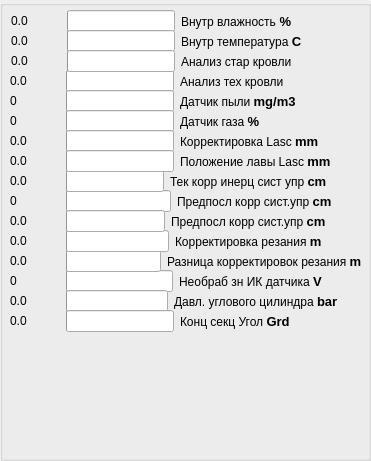
   <widget class="QGroupBox" name="groupBox_2">
    <property name="geometry">
     <rect>
      <x>380</x>
      <y>0</y>
      <width>371</width>
      <height>461</height>
     </rect>
    </property>
    <property name="title">
     <string/>
    </property>
    <widget class="QWidget" name="layoutWidget_10">
     <property name="geometry">
      <rect>
       <x>10</x>
       <y>70</y>
       <width>311</width>
       <height>23</height>
      </rect>
     </property>
     <layout class="QHBoxLayout" name="horizontalLayout_16">
      <item>
       <widget class="QLabel" name="label_31">
        <property name="sizePolicy">
         <sizepolicy hsizetype="Fixed" vsizetype="Fixed">
          <horstretch>0</horstretch>
          <verstretch>0</verstretch>
         </sizepolicy>
        </property>
        <property name="minimumSize">
         <size>
          <width>50</width>
          <height>0</height>
         </size>
        </property>
        <property name="text">
         <string>0.0 </string>
        </property>
       </widget>
      </item>
      <item>
       <widget class="QProgressBar" name="progressBar_16">
        <property name="maximumSize">
         <size>
          <width>108</width>
          <height>16777215</height>
         </size>
        </property>
        <property name="statusTip">
         <string/>
        </property>
        <property name="whatsThis">
         <string notr="true"/>
        </property>
        <property name="value">
         <number>0</number>
        </property>
        <property name="textVisible">
         <bool>false</bool>
        </property>
       </widget>
      </item>
      <item>
       <widget class="QLabel" name="label_32">
        <property name="text">
         <string>Анализ тех кровли</string>
        </property>
       </widget>
      </item>
     </layout>
    </widget>
    <widget class="QWidget" name="layoutWidget_11">
     <property name="geometry">
      <rect>
       <x>10</x>
       <y>90</y>
       <width>288</width>
       <height>23</height>
      </rect>
     </property>
     <layout class="QHBoxLayout" name="horizontalLayout_17">
      <item>
       <widget class="QLabel" name="label_33">
        <property name="sizePolicy">
         <sizepolicy hsizetype="Fixed" vsizetype="Fixed">
          <horstretch>0</horstretch>
          <verstretch>0</verstretch>
         </sizepolicy>
        </property>
        <property name="minimumSize">
         <size>
          <width>50</width>
          <height>0</height>
         </size>
        </property>
        <property name="text">
         <string>0</string>
        </property>
       </widget>
      </item>
      <item>
       <widget class="QProgressBar" name="progressBar_17">
        <property name="maximumSize">
         <size>
          <width>108</width>
          <height>16777215</height>
         </size>
        </property>
        <property name="statusTip">
         <string/>
        </property>
        <property name="whatsThis">
         <string notr="true"/>
        </property>
        <property name="value">
         <number>0</number>
        </property>
        <property name="textVisible">
         <bool>false</bool>
        </property>
       </widget>
      </item>
      <item>
       <widget class="QLabel" name="label_34">
        <property name="text">
         <string>&lt;html&gt;&lt;head/&gt;&lt;body&gt;&lt;p&gt;Датчик пыли &lt;span style=&quot; font-size:10pt; font-weight:600;&quot;&gt;mg/m3&lt;/span&gt;&lt;/p&gt;&lt;/body&gt;&lt;/html&gt;</string>
        </property>
       </widget>
      </item>
     </layout>
    </widget>
    <widget class="QWidget" name="layoutWidget_12">
     <property name="geometry">
      <rect>
       <x>10</x>
       <y>110</y>
       <width>255</width>
       <height>23</height>
      </rect>
     </property>
     <layout class="QHBoxLayout" name="horizontalLayout_18">
      <item>
       <widget class="QLabel" name="label_35">
        <property name="sizePolicy">
         <sizepolicy hsizetype="Fixed" vsizetype="Fixed">
          <horstretch>0</horstretch>
          <verstretch>0</verstretch>
         </sizepolicy>
        </property>
        <property name="minimumSize">
         <size>
          <width>50</width>
          <height>0</height>
         </size>
        </property>
        <property name="text">
         <string>0</string>
        </property>
       </widget>
      </item>
      <item>
       <widget class="QProgressBar" name="progressBar_18">
        <property name="maximumSize">
         <size>
          <width>108</width>
          <height>16777215</height>
         </size>
        </property>
        <property name="statusTip">
         <string/>
        </property>
        <property name="whatsThis">
         <string notr="true"/>
        </property>
        <property name="value">
         <number>0</number>
        </property>
        <property name="textVisible">
         <bool>false</bool>
        </property>
       </widget>
      </item>
      <item>
       <widget class="QLabel" name="label_36">
        <property name="text">
         <string>&lt;html&gt;&lt;head/&gt;&lt;body&gt;&lt;p&gt;Датчик газа &lt;span style=&quot; font-size:10pt; font-weight:600;&quot;&gt;%&lt;/span&gt;&lt;/p&gt;&lt;/body&gt;&lt;/html&gt;</string>
        </property>
       </widget>
      </item>
     </layout>
    </widget>
    <widget class="QWidget" name="layoutWidget_13">
     <property name="geometry">
      <rect>
       <x>10</x>
       <y>130</y>
       <width>331</width>
       <height>23</height>
      </rect>
     </property>
     <layout class="QHBoxLayout" name="horizontalLayout_19">
      <item>
       <widget class="QLabel" name="label_37">
        <property name="sizePolicy">
         <sizepolicy hsizetype="Fixed" vsizetype="Fixed">
          <horstretch>0</horstretch>
          <verstretch>0</verstretch>
         </sizepolicy>
        </property>
        <property name="minimumSize">
         <size>
          <width>50</width>
          <height>0</height>
         </size>
        </property>
        <property name="text">
         <string>0.0 </string>
        </property>
       </widget>
      </item>
      <item>
       <widget class="QProgressBar" name="progressBar_19">
        <property name="maximumSize">
         <size>
          <width>108</width>
          <height>16777215</height>
         </size>
        </property>
        <property name="statusTip">
         <string/>
        </property>
        <property name="whatsThis">
         <string notr="true"/>
        </property>
        <property name="value">
         <number>0</number>
        </property>
        <property name="textVisible">
         <bool>false</bool>
        </property>
       </widget>
      </item>
      <item>
       <widget class="QLabel" name="label_38">
        <property name="text">
         <string>&lt;html&gt;&lt;head/&gt;&lt;body&gt;&lt;p&gt;Корректировка Lasc &lt;span style=&quot; font-size:10pt; font-weight:600;&quot;&gt;mm&lt;/span&gt;&lt;/p&gt;&lt;/body&gt;&lt;/html&gt;</string>
        </property>
       </widget>
      </item>
     </layout>
    </widget>
    <widget class="QWidget" name="layoutWidget_58">
     <property name="geometry">
      <rect>
       <x>10</x>
       <y>270</y>
       <width>312</width>
       <height>23</height>
      </rect>
     </property>
     <layout class="QHBoxLayout" name="horizontalLayout_64">
      <item>
       <widget class="QLabel" name="label_127">
        <property name="sizePolicy">
         <sizepolicy hsizetype="Fixed" vsizetype="Fixed">
          <horstretch>0</horstretch>
          <verstretch>0</verstretch>
         </sizepolicy>
        </property>
        <property name="minimumSize">
         <size>
          <width>50</width>
          <height>0</height>
         </size>
        </property>
        <property name="text">
         <string>0</string>
        </property>
       </widget>
      </item>
      <item>
       <widget class="QProgressBar" name="progressBar_64">
        <property name="maximumSize">
         <size>
          <width>108</width>
          <height>16777215</height>
         </size>
        </property>
        <property name="statusTip">
         <string/>
        </property>
        <property name="whatsThis">
         <string notr="true"/>
        </property>
        <property name="value">
         <number>0</number>
        </property>
        <property name="textVisible">
         <bool>false</bool>
        </property>
       </widget>
      </item>
      <item>
       <widget class="QLabel" name="label_128">
        <property name="text">
         <string>&lt;html&gt;&lt;head/&gt;&lt;body&gt;&lt;p&gt;Необраб зн ИК датчика &lt;span style=&quot; font-size:10pt; font-weight:600;&quot;&gt;V&lt;/span&gt;&lt;/p&gt;&lt;/body&gt;&lt;/html&gt;</string>
        </property>
       </widget>
      </item>
     </layout>
    </widget>
    <widget class="QWidget" name="layoutWidget_59">
     <property name="geometry">
      <rect>
       <x>10</x>
       <y>250</y>
       <width>352</width>
       <height>23</height>
      </rect>
     </property>
     <layout class="QHBoxLayout" name="horizontalLayout_65">
      <item>
       <widget class="QLabel" name="label_129">
        <property name="sizePolicy">
         <sizepolicy hsizetype="Fixed" vsizetype="Fixed">
          <horstretch>0</horstretch>
          <verstretch>0</verstretch>
         </sizepolicy>
        </property>
        <property name="minimumSize">
         <size>
          <width>50</width>
          <height>0</height>
         </size>
        </property>
        <property name="text">
         <string>0.0</string>
        </property>
       </widget>
      </item>
      <item>
       <widget class="QProgressBar" name="progressBar_65">
        <property name="maximumSize">
         <size>
          <width>108</width>
          <height>16777215</height>
         </size>
        </property>
        <property name="statusTip">
         <string/>
        </property>
        <property name="whatsThis">
         <string notr="true"/>
        </property>
        <property name="value">
         <number>0</number>
        </property>
        <property name="textVisible">
         <bool>false</bool>
        </property>
       </widget>
      </item>
      <item>
       <widget class="QLabel" name="label_130">
        <property name="text">
         <string>&lt;html&gt;&lt;head/&gt;&lt;body&gt;&lt;p&gt;Разница корректировок резания &lt;span style=&quot; font-size:10pt; font-weight:600;&quot;&gt;m&lt;/span&gt;&lt;/p&gt;&lt;/body&gt;&lt;/html&gt;</string>
        </property>
       </widget>
      </item>
     </layout>
    </widget>
    <widget class="QWidget" name="layoutWidget_60">
     <property name="geometry">
      <rect>
       <x>10</x>
       <y>190</y>
       <width>322</width>
       <height>23</height>
      </rect>
     </property>
     <layout class="QHBoxLayout" name="horizontalLayout_66">
      <item>
       <widget class="QLabel" name="label_131">
        <property name="sizePolicy">
         <sizepolicy hsizetype="Fixed" vsizetype="Fixed">
          <horstretch>0</horstretch>
          <verstretch>0</verstretch>
         </sizepolicy>
        </property>
        <property name="minimumSize">
         <size>
          <width>50</width>
          <height>0</height>
         </size>
        </property>
        <property name="text">
         <string>0 </string>
        </property>
       </widget>
      </item>
      <item>
       <widget class="QProgressBar" name="progressBar_66">
        <property name="maximumSize">
         <size>
          <width>108</width>
          <height>16777215</height>
         </size>
        </property>
        <property name="statusTip">
         <string/>
        </property>
        <property name="whatsThis">
         <string notr="true"/>
        </property>
        <property name="value">
         <number>0</number>
        </property>
        <property name="textVisible">
         <bool>false</bool>
        </property>
       </widget>
      </item>
      <item>
       <widget class="QLabel" name="label_132">
        <property name="text">
         <string>&lt;html&gt;&lt;head/&gt;&lt;body&gt;&lt;p&gt;Предпосл корр сист.упр &lt;span style=&quot; font-size:10pt; font-weight:600;&quot;&gt;cm&lt;/span&gt;&lt;/p&gt;&lt;/body&gt;&lt;/html&gt;</string>
        </property>
       </widget>
      </item>
     </layout>
    </widget>
    <widget class="QWidget" name="layoutWidget_61">
     <property name="geometry">
      <rect>
       <x>10</x>
       <y>170</y>
       <width>317</width>
       <height>23</height>
      </rect>
     </property>
     <layout class="QHBoxLayout" name="horizontalLayout_67">
      <item>
       <widget class="QLabel" name="label_133">
        <property name="sizePolicy">
         <sizepolicy hsizetype="Fixed" vsizetype="Fixed">
          <horstretch>0</horstretch>
          <verstretch>0</verstretch>
         </sizepolicy>
        </property>
        <property name="minimumSize">
         <size>
          <width>50</width>
          <height>0</height>
         </size>
        </property>
        <property name="text">
         <string>0.0 </string>
        </property>
       </widget>
      </item>
      <item>
       <widget class="QProgressBar" name="progressBar_67">
        <property name="maximumSize">
         <size>
          <width>108</width>
          <height>16777215</height>
         </size>
        </property>
        <property name="statusTip">
         <string/>
        </property>
        <property name="whatsThis">
         <string notr="true"/>
        </property>
        <property name="value">
         <number>0</number>
        </property>
        <property name="textVisible">
         <bool>false</bool>
        </property>
       </widget>
      </item>
      <item>
       <widget class="QLabel" name="label_134">
        <property name="text">
         <string>&lt;html&gt;&lt;head/&gt;&lt;body&gt;&lt;p&gt;Тек корр инерц сист упр &lt;span style=&quot; font-size:10pt; font-weight:600;&quot;&gt;cm&lt;/span&gt;&lt;/p&gt;&lt;/body&gt;&lt;/html&gt;</string>
        </property>
       </widget>
      </item>
     </layout>
    </widget>
    <widget class="QWidget" name="layoutWidget_62">
     <property name="geometry">
      <rect>
       <x>10</x>
       <y>150</y>
       <width>327</width>
       <height>23</height>
      </rect>
     </property>
     <layout class="QHBoxLayout" name="horizontalLayout_68">
      <item>
       <widget class="QLabel" name="label_135">
        <property name="sizePolicy">
         <sizepolicy hsizetype="Fixed" vsizetype="Fixed">
          <horstretch>0</horstretch>
          <verstretch>0</verstretch>
         </sizepolicy>
        </property>
        <property name="minimumSize">
         <size>
          <width>50</width>
          <height>0</height>
         </size>
        </property>
        <property name="text">
         <string>0.0 </string>
        </property>
       </widget>
      </item>
      <item>
       <widget class="QProgressBar" name="progressBar_68">
        <property name="maximumSize">
         <size>
          <width>108</width>
          <height>16777215</height>
         </size>
        </property>
        <property name="statusTip">
         <string/>
        </property>
        <property name="whatsThis">
         <string notr="true"/>
        </property>
        <property name="value">
         <number>0</number>
        </property>
        <property name="textVisible">
         <bool>false</bool>
        </property>
       </widget>
      </item>
      <item>
       <widget class="QLabel" name="label_136">
        <property name="text">
         <string>&lt;html&gt;&lt;head/&gt;&lt;body&gt;&lt;p&gt;Положение лавы Lasc &lt;span style=&quot; font-size:10pt; font-weight:600;&quot;&gt;mm&lt;/span&gt;&lt;/p&gt;&lt;/body&gt;&lt;/html&gt;</string>
        </property>
       </widget>
      </item>
     </layout>
    </widget>
    <widget class="QWidget" name="layoutWidget_63">
     <property name="geometry">
      <rect>
       <x>10</x>
       <y>230</y>
       <width>312</width>
       <height>23</height>
      </rect>
     </property>
     <layout class="QHBoxLayout" name="horizontalLayout_69">
      <item>
       <widget class="QLabel" name="label_137">
        <property name="sizePolicy">
         <sizepolicy hsizetype="Fixed" vsizetype="Fixed">
          <horstretch>0</horstretch>
          <verstretch>0</verstretch>
         </sizepolicy>
        </property>
        <property name="minimumSize">
         <size>
          <width>50</width>
          <height>0</height>
         </size>
        </property>
        <property name="text">
         <string>0.0</string>
        </property>
       </widget>
      </item>
      <item>
       <widget class="QProgressBar" name="progressBar_69">
        <property name="maximumSize">
         <size>
          <width>108</width>
          <height>16777215</height>
         </size>
        </property>
        <property name="statusTip">
         <string/>
        </property>
        <property name="whatsThis">
         <string notr="true"/>
        </property>
        <property name="value">
         <number>0</number>
        </property>
        <property name="textVisible">
         <bool>false</bool>
        </property>
       </widget>
      </item>
      <item>
       <widget class="QLabel" name="label_138">
        <property name="text">
         <string>&lt;html&gt;&lt;head/&gt;&lt;body&gt;&lt;p&gt;Корректировка резания &lt;span style=&quot; font-size:10pt; font-weight:600;&quot;&gt;m&lt;/span&gt;&lt;/p&gt;&lt;/body&gt;&lt;/html&gt;</string>
        </property>
       </widget>
      </item>
     </layout>
    </widget>
    <widget class="QWidget" name="layoutWidget_64">
     <property name="geometry">
      <rect>
       <x>10</x>
       <y>290</y>
       <width>328</width>
       <height>23</height>
      </rect>
     </property>
     <layout class="QHBoxLayout" name="horizontalLayout_70">
      <item>
       <widget class="QLabel" name="label_139">
        <property name="sizePolicy">
         <sizepolicy hsizetype="Fixed" vsizetype="Fixed">
          <horstretch>0</horstretch>
          <verstretch>0</verstretch>
         </sizepolicy>
        </property>
        <property name="minimumSize">
         <size>
          <width>50</width>
          <height>0</height>
         </size>
        </property>
        <property name="text">
         <string>0.0</string>
        </property>
       </widget>
      </item>
      <item>
       <widget class="QProgressBar" name="progressBar_70">
        <property name="maximumSize">
         <size>
          <width>108</width>
          <height>16777215</height>
         </size>
        </property>
        <property name="statusTip">
         <string/>
        </property>
        <property name="whatsThis">
         <string notr="true"/>
        </property>
        <property name="value">
         <number>0</number>
        </property>
        <property name="textVisible">
         <bool>false</bool>
        </property>
       </widget>
      </item>
      <item>
       <widget class="QLabel" name="label_140">
        <property name="text">
         <string>&lt;html&gt;&lt;head/&gt;&lt;body&gt;&lt;p&gt;Давл. углового цилиндра &lt;span style=&quot; font-size:10pt; font-weight:600;&quot;&gt;bar&lt;/span&gt;&lt;/p&gt;&lt;/body&gt;&lt;/html&gt;</string>
        </property>
       </widget>
      </item>
     </layout>
    </widget>
    <widget class="QWidget" name="layoutWidget_69">
     <property name="geometry">
      <rect>
       <x>10</x>
       <y>210</y>
       <width>316</width>
       <height>23</height>
      </rect>
     </property>
     <layout class="QHBoxLayout" name="horizontalLayout_75">
      <item>
       <widget class="QLabel" name="label_149">
        <property name="sizePolicy">
         <sizepolicy hsizetype="Fixed" vsizetype="Fixed">
          <horstretch>0</horstretch>
          <verstretch>0</verstretch>
         </sizepolicy>
        </property>
        <property name="minimumSize">
         <size>
          <width>50</width>
          <height>0</height>
         </size>
        </property>
        <property name="text">
         <string>0.0</string>
        </property>
       </widget>
      </item>
      <item>
       <widget class="QProgressBar" name="progressBar_75">
        <property name="maximumSize">
         <size>
          <width>108</width>
          <height>16777215</height>
         </size>
        </property>
        <property name="statusTip">
         <string/>
        </property>
        <property name="whatsThis">
         <string notr="true"/>
        </property>
        <property name="value">
         <number>0</number>
        </property>
        <property name="textVisible">
         <bool>false</bool>
        </property>
       </widget>
      </item>
      <item>
       <widget class="QLabel" name="label_150">
        <property name="text">
         <string>&lt;html&gt;&lt;head/&gt;&lt;body&gt;&lt;p&gt;Предпосл корр сист.упр &lt;span style=&quot; font-size:10pt; font-weight:600;&quot;&gt;cm&lt;/span&gt;&lt;/p&gt;&lt;/body&gt;&lt;/html&gt;</string>
        </property>
       </widget>
      </item>
     </layout>
    </widget>
    <widget class="QWidget" name="layoutWidget_14">
     <property name="geometry">
      <rect>
       <x>11</x>
       <y>10</y>
       <width>311</width>
       <height>23</height>
      </rect>
     </property>
     <layout class="QHBoxLayout" name="horizontalLayout_20">
      <item>
       <widget class="QLabel" name="label_39">
        <property name="sizePolicy">
         <sizepolicy hsizetype="Fixed" vsizetype="Fixed">
          <horstretch>0</horstretch>
          <verstretch>0</verstretch>
         </sizepolicy>
        </property>
        <property name="minimumSize">
         <size>
          <width>50</width>
          <height>0</height>
         </size>
        </property>
        <property name="text">
         <string>0.0 </string>
        </property>
       </widget>
      </item>
      <item>
       <widget class="QProgressBar" name="progressBar_20">
        <property name="maximumSize">
         <size>
          <width>108</width>
          <height>16777215</height>
         </size>
        </property>
        <property name="statusTip">
         <string/>
        </property>
        <property name="whatsThis">
         <string notr="true"/>
        </property>
        <property name="value">
         <number>0</number>
        </property>
        <property name="textVisible">
         <bool>false</bool>
        </property>
       </widget>
      </item>
      <item>
       <widget class="QLabel" name="label_40">
        <property name="text">
         <string>&lt;html&gt;&lt;head/&gt;&lt;body&gt;&lt;p&gt;Внутр влажность&lt;span style=&quot; font-size:10pt; font-weight:600;&quot;&gt; %&lt;/span&gt;&lt;/p&gt;&lt;/body&gt;&lt;/html&gt;</string>
        </property>
       </widget>
      </item>
     </layout>
    </widget>
    <widget class="QWidget" name="layoutWidget_15">
     <property name="geometry">
      <rect>
       <x>11</x>
       <y>30</y>
       <width>318</width>
       <height>23</height>
      </rect>
     </property>
     <layout class="QHBoxLayout" name="horizontalLayout_21">
      <item>
       <widget class="QLabel" name="label_41">
        <property name="sizePolicy">
         <sizepolicy hsizetype="Fixed" vsizetype="Fixed">
          <horstretch>0</horstretch>
          <verstretch>0</verstretch>
         </sizepolicy>
        </property>
        <property name="minimumSize">
         <size>
          <width>50</width>
          <height>0</height>
         </size>
        </property>
        <property name="text">
         <string>0.0 </string>
        </property>
       </widget>
      </item>
      <item>
       <widget class="QProgressBar" name="progressBar_21">
        <property name="maximumSize">
         <size>
          <width>108</width>
          <height>16777215</height>
         </size>
        </property>
        <property name="statusTip">
         <string/>
        </property>
        <property name="whatsThis">
         <string notr="true"/>
        </property>
        <property name="value">
         <number>0</number>
        </property>
        <property name="textVisible">
         <bool>false</bool>
        </property>
       </widget>
      </item>
      <item>
       <widget class="QLabel" name="label_42">
        <property name="text">
         <string>&lt;html&gt;&lt;head/&gt;&lt;body&gt;&lt;p&gt;Внутр температура &lt;span style=&quot; font-size:10pt; font-weight:600;&quot;&gt;C&lt;/span&gt;&lt;/p&gt;&lt;/body&gt;&lt;/html&gt;</string>
        </property>
       </widget>
      </item>
     </layout>
    </widget>
    <widget class="QWidget" name="layoutWidget_16">
     <property name="geometry">
      <rect>
       <x>11</x>
       <y>50</y>
       <width>318</width>
       <height>23</height>
      </rect>
     </property>
     <layout class="QHBoxLayout" name="horizontalLayout_22">
      <item>
       <widget class="QLabel" name="label_43">
        <property name="sizePolicy">
         <sizepolicy hsizetype="Fixed" vsizetype="Fixed">
          <horstretch>0</horstretch>
          <verstretch>0</verstretch>
         </sizepolicy>
        </property>
        <property name="minimumSize">
         <size>
          <width>50</width>
          <height>0</height>
         </size>
        </property>
        <property name="text">
         <string>0.0 </string>
        </property>
       </widget>
      </item>
      <item>
       <widget class="QProgressBar" name="progressBar_22">
        <property name="maximumSize">
         <size>
          <width>108</width>
          <height>16777215</height>
         </size>
        </property>
        <property name="statusTip">
         <string/>
        </property>
        <property name="whatsThis">
         <string notr="true"/>
        </property>
        <property name="value">
         <number>0</number>
        </property>
        <property name="textVisible">
         <bool>false</bool>
        </property>
       </widget>
      </item>
      <item>
       <widget class="QLabel" name="label_44">
        <property name="text">
         <string>Анализ стар кровли </string>
        </property>
       </widget>
      </item>
     </layout>
    </widget>
    <widget class="QWidget" name="layoutWidget_70">
     <property name="geometry">
      <rect>
       <x>10</x>
       <y>310</y>
       <width>312</width>
       <height>23</height>
      </rect>
     </property>
     <layout class="QHBoxLayout" name="horizontalLayout_76">
      <item>
       <widget class="QLabel" name="label_151">
        <property name="sizePolicy">
         <sizepolicy hsizetype="Fixed" vsizetype="Fixed">
          <horstretch>0</horstretch>
          <verstretch>0</verstretch>
         </sizepolicy>
        </property>
        <property name="minimumSize">
         <size>
          <width>50</width>
          <height>0</height>
         </size>
        </property>
        <property name="text">
         <string>0.0</string>
        </property>
       </widget>
      </item>
      <item>
       <widget class="QProgressBar" name="progressBar_76">
        <property name="maximumSize">
         <size>
          <width>108</width>
          <height>16777215</height>
         </size>
        </property>
        <property name="statusTip">
         <string/>
        </property>
        <property name="whatsThis">
         <string notr="true"/>
        </property>
        <property name="value">
         <number>0</number>
        </property>
        <property name="textVisible">
         <bool>false</bool>
        </property>
       </widget>
      </item>
      <item>
       <widget class="QLabel" name="label_152">
        <property name="text">
         <string>&lt;html&gt;&lt;head/&gt;&lt;body&gt;&lt;p&gt;Конц секц Угол &lt;span style=&quot; font-size:10pt; font-weight:600;&quot;&gt;Grd&lt;/span&gt;&lt;/p&gt;&lt;/body&gt;&lt;/html&gt;</string>
        </property>
       </widget>
      </item>
     </layout>
    </widget>
   </widget>
